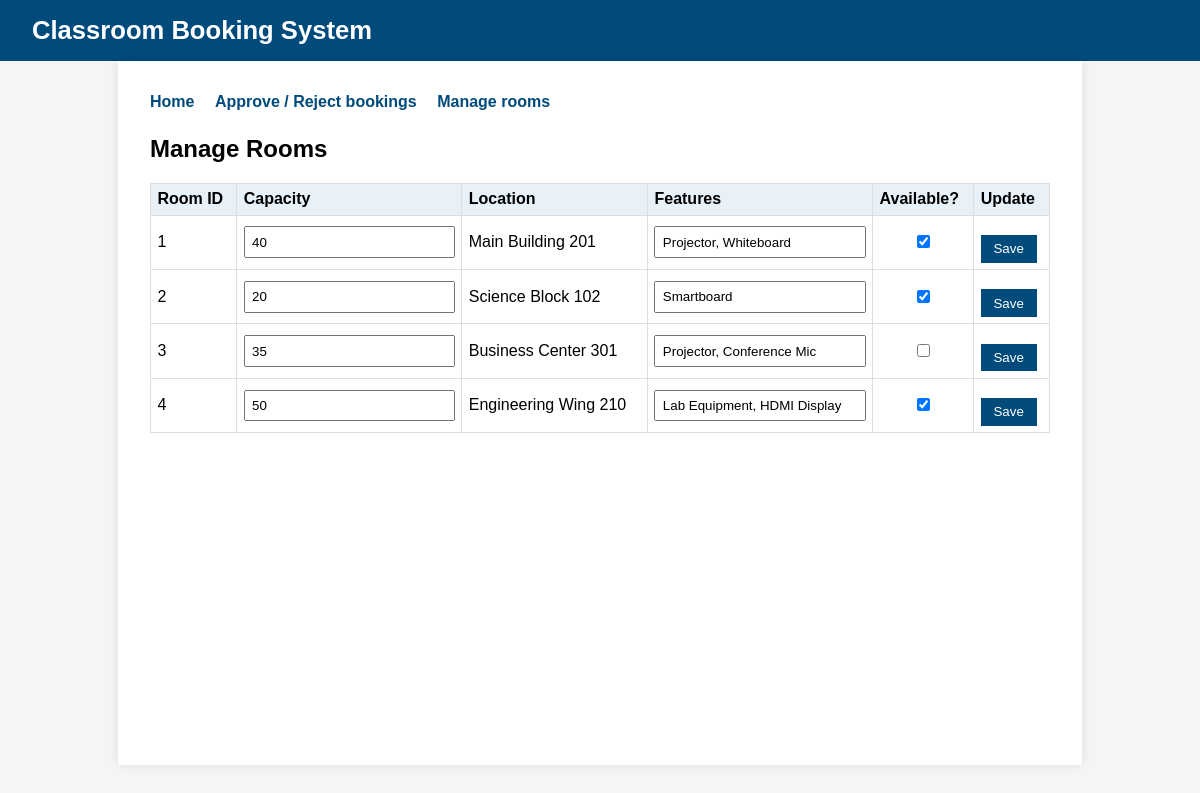
/project-root/admin_rooms.php, run on the app's committed database.
### tables this page shows
Create Table Rooms(
Capacity int,
Availability boolean,
Location varchar(64),
Tech_Feature text,
Rid int primary key
);

### project-root/admin_rooms.php (the view, shortened to what this page needs)
<?php
include 'includes/db.php';
$rooms = $pdo->query("SELECT * FROM Rooms ORDER BY Rid")->fetchAll();
?>
<!DOCTYPE html>
<html lang="en">
<head>
    <link rel="stylesheet" href="css/style.css">
</head>
<body>
<header>
    <h1>Classroom Booking System</h1>
</header>
<main>
    <nav>
        <a href="index.php">Home</a>
        <a href="admin_bookings.php">Approve / Reject bookings</a>
        <a href="admin_rooms.php">Manage rooms</a>
    </nav>
    <h2>Manage Rooms</h2>
    <table>
        <tr>
            <th>Room ID</th>
            <th>Capacity</th>
            <th>Location</th>
            <th>Features</th>
            <th>Available?</th>
            <th>Update</th>
        </tr>
        <?php foreach ($rooms as $room): ?>
            <tr>
                <form method="post">
                    <td><?php echo $room['Rid']; ?>
                    </td>
                    <td>
                        <input type="number" name="capacity" value="<?php echo $room['Capacity']; ?>" min="0">
                    </td>
                    <td><?php echo htmlspecialchars($room['Location']); ?></td>
                    <td>
                        <input type="text" name="tech_feature"
                               value="<?php echo htmlspecialchars($room['Tech_Feature']); ?>">
                    </td>
                    <td style="text-align:center;">
                        <input type="checkbox" name="availability" <?php echo $room['Availability'] ? 'checked' : ''; ?>>
                    </td>
                    <td>
                        <input type="submit" value="Save">
                    </td>
                </form>
            </tr>
        <?php endforeach; ?>
    </table>
</main>
</body>
</html>

### project-root/css/style.css (style rules this page uses)
body { font-family: Arial, sans-serif; margin: 0; padding: 0; background: #f5f5f5; }
header { background: #004a7c; color: white; padding: 1rem 2rem; }
header h1 { margin: 0; font-size: 1.6rem; }
main { padding: 2rem; max-width: 900px; margin: 0 auto; background: white; min-height: 80vh; box-shadow: 0 0 10px rgba(0,0,0,0.1); }
nav a { margin-right: 1rem; text-decoration: none; color: #004a7c; font-weight: bold; }
nav { margin-bottom: 1.5rem; }
h2 { margin-top: 0; }
form { margin-bottom: 1.5rem; }
input[type="text"], input[type="number"], input[type="time"], select { width: 100%; padding: 0.4rem; box-sizing: border-box; }
button, input[type="submit"] { margin-top: 0.8rem; padding: 0.4rem 0.8rem; border: none; background: #004a7c; color: white; cursor: pointer; }
table { width: 100%; border-collapse: collapse; margin-top: 1rem; }
th, td { border: 1px solid #ddd; padding: 0.4rem; text-align: left; }
th { background: #e9f1f8; }

### data on the page
rooms: Rid "1", capacity "40", Location "Main Building 201", tech_feature "Projector, Whiteboard", Availability "☑"
rooms: Rid "2", capacity "20", Location "Science Block 102", tech_feature "Smartboard", Availability "☑"
rooms: Rid "3", capacity "35", Location "Business Center 301", tech_feature "Projector, Conference Mic"
rooms: Rid "4", capacity "50", Location "Engineering Wing 210", tech_feature "Lab Equipment, HDMI Display", Availability "☑"
